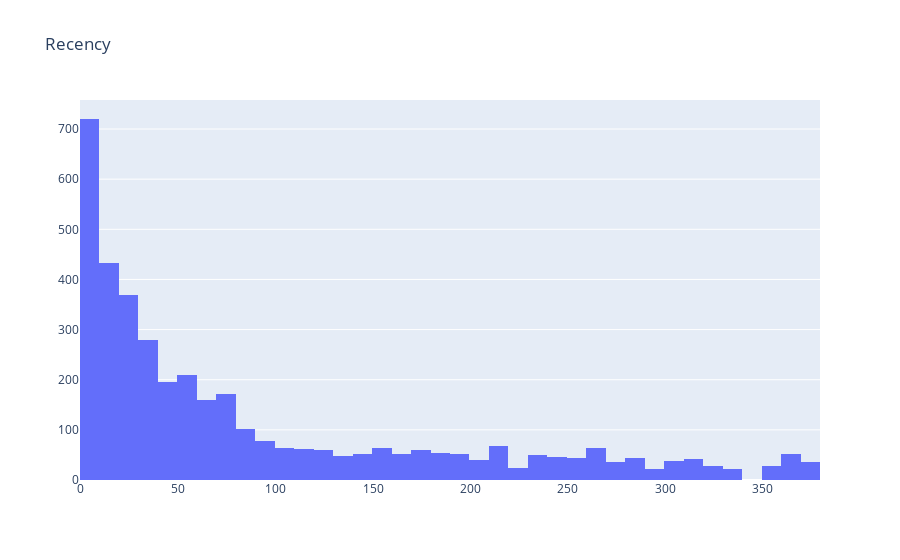

Write notebook code for a chart like this one.
### Markdown cell above
#### to show us how is the distribution of recency across our customers.

### Code cell
#plot a recency histogram
plot_data = [
    go.Histogram(
        x=tx_user['Recency']
    )
]

plot_layout = go.Layout(
        title='Recency'
    )
fig = go.Figure(data=plot_data, layout=plot_layout)
pyoff.iplot(fig)

### Figure 1 — Plotly figure (JSON) as saved in the notebook; plotly's stock layout.template omitted (floating-point values rounded to 4 significant figures; data arrays with more than 128 entries replaced by an {"elided": "..."} marker saying what was removed)
{"data": [{"type": "histogram", "x": {"elided": "3950 int values"}}], "layout": {"title": {"text": "Recency"}}}
